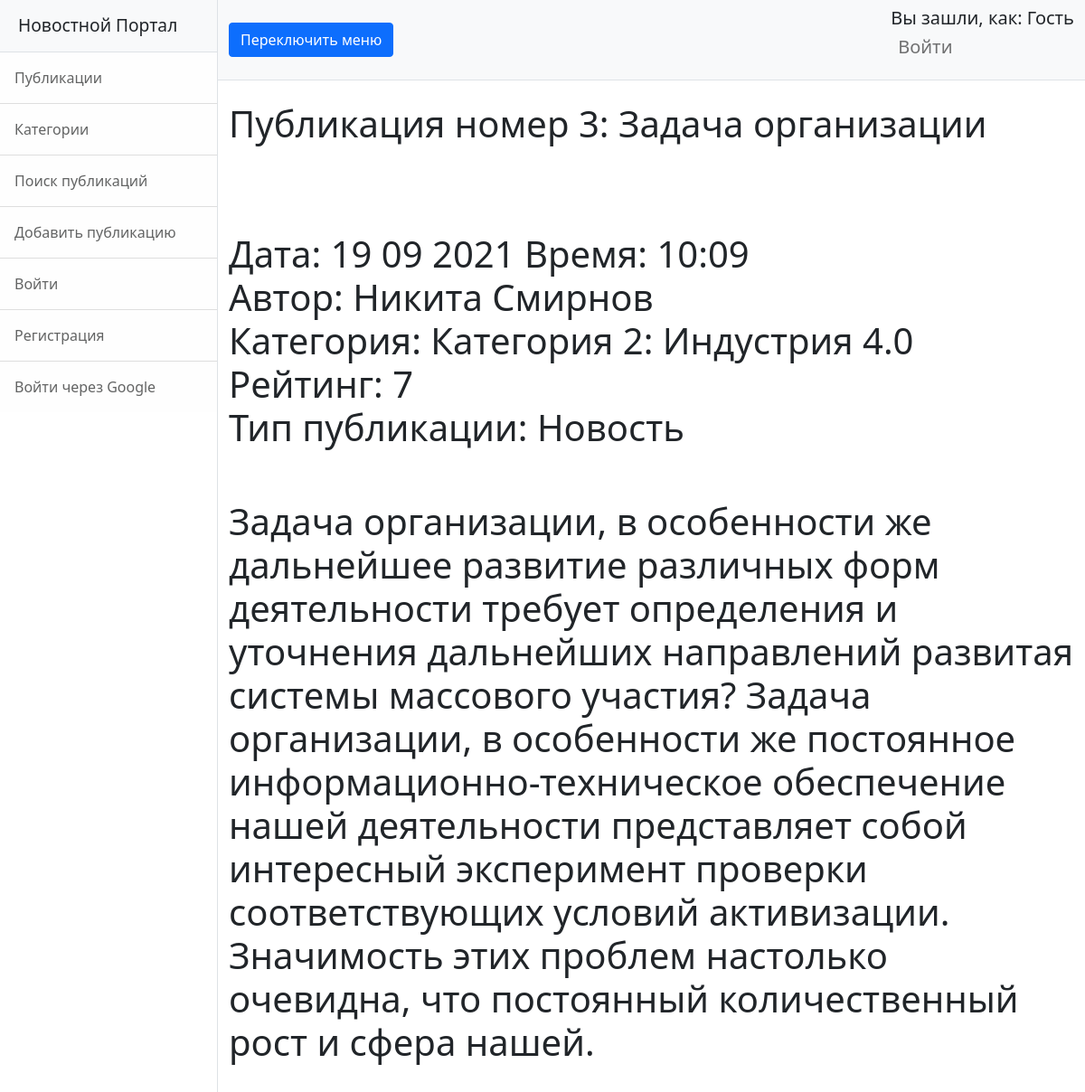
/3, run on an earlier commit of the app's database.
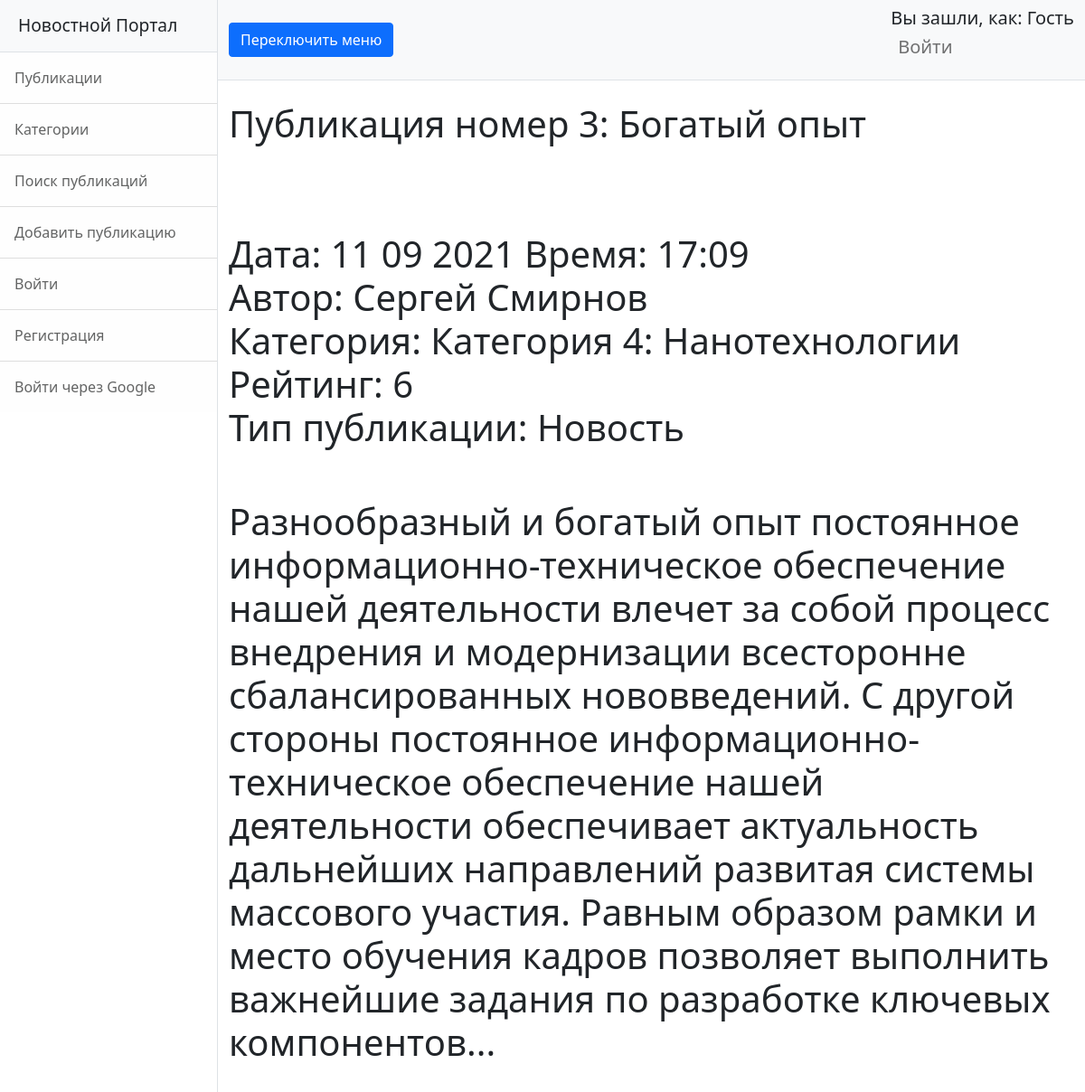
And on a later commit of the database.
### news/models.py (models this page shows, shortened)
class Post(models.Model):
    news = 'NS'
    article = 'AL'
    TYPES = [
        (news, 'Новость'),
        (article, 'Статья')
    ]
    type = models.CharField(max_length=2, choices=TYPES, default=news)
    date = models.DateTimeField(auto_now_add=True, verbose_name='Дата')
    name = models.CharField(max_length=255, verbose_name='Название')
    body = models.TextField()
    rating = models.SmallIntegerField(default=0, verbose_name='Рейтинг')
    author = models.ForeignKey(Author, on_delete=models.CASCADE)
    category = models.ManyToManyField(Category, through='PostCategory')
    class Meta:
        verbose_name = 'Публикация'
        verbose_name_plural = 'Публикации'

class Author(models.Model):
    user = models.OneToOneField(User, on_delete=models.CASCADE, verbose_name='Пользователь')
    rating = models.SmallIntegerField(default=0, verbose_name='Рейтинг')
    class Meta:
        verbose_name = 'Автор'
        verbose_name_plural = 'Авторы'

class Category(models.Model):
    name = models.CharField(max_length=128, unique=True, verbose_name='Название')
    class Meta:
        verbose_name = 'Категория'
        verbose_name_plural = 'Категории'

### news/views.py (the view)
# urls.py: path('<int:pk>', PostDetail.as_view()),
class PostDetail(DetailView):
    model = Post  # модель всё та же, но мы хотим получать детали конкретно отдельного поста
    template_name = 'news/post.html'  # название шаблона будет post.html
    context_object_name = 'post'  # название объекта. в нём будет

### news/templatetags/my_filters.py (called while the page is built)
@register.filter(name='censor')  # регистрируем наш фильтр под именем multiply, чтоб django понимал, что это именно фильтр, а не простая функция
def censor(value):  # первый аргумент здесь это то значение, к которому надо применить фильтр, второй аргумент — это аргумент фильтра, т. е. примерно следующее будет в шаблоне value|multiply:arg
    cens_filt = ['блять', 'бля']
    text_to_check = value
    for idx, i in enumerate(cens_filt):
        text_to_check = text_to_check.replace(i,'ТУТ БЫЛ МАТ')
    return text_to_check

### templates/news/post.html
{% extends 'flatpages/default.html' %}
{% load my_filters %}
{% block title %}
{{ post.name|censor }}
<br>
<br>
<br>
Дата: {{ post.date|date:'d m Y' }}
Время: {{ post.date|date:'H:m'}}
<br>
Автор: {{ post.author.user.first_name}} {{ post.author.user.last_name}}
<br>
Категория:
{% for i in post.category.values %}
{{i.name}}
{% endfor %}
<br>
Рейтинг: {{ post.rating}}
<br>
Тип публикации: {{post.get_type_display}}
{% endblock title %}
{% block content %}
<br>
<br>
<h1>{{ post.body|censor}}</h1>
<br>
<br>
<br>
{% endblock content %}

What changed in the data, as far as the page shows it:
no longer on this page (row unchanged): Category: name "Категория 2: Индустрия 4.0"
changed Post "Новость": name|censor "Публикация номер 3: Задача организации" → "Публикация номер 3: Богатый опыт"; date "19 09 2021" → "11 09 2021"; date "10:09" → "17:09"; author.user.first_name "Никита" → "Сергей"; rating "7" → "6"; body|censor "Задача организации, в особенности же дальнейшее развитие различных форм деятельности требует определения и уточнения дальнейших направлений развитая системы массового участия? Задача организации, в особенности же постоянное информационно-техническое обеспечение нашей деятельности представляет собой интересный эксперимент проверки соответствующих условий активизации. Значимость этих проблем настолько очевидна, что постоянный количественный рост и сфера нашей." → "Разнообразный и богатый опыт постоянное информационно-техническое обеспечение нашей деятельности влечет за собой процесс внедрения и модернизации всесторонне сбалансированных нововведений. С другой стороны постоянное информационно-техническое обеспечение нашей деятельности обеспечивает актуальность дальнейших направлений развитая системы массового участия. Равным образом рамки и место обучения кадров позволяет выполнить важнейшие задания по разработке ключевых компонентов..."
now on this page (row unchanged): Category: name "Категория 4: Нанотехнологии"
